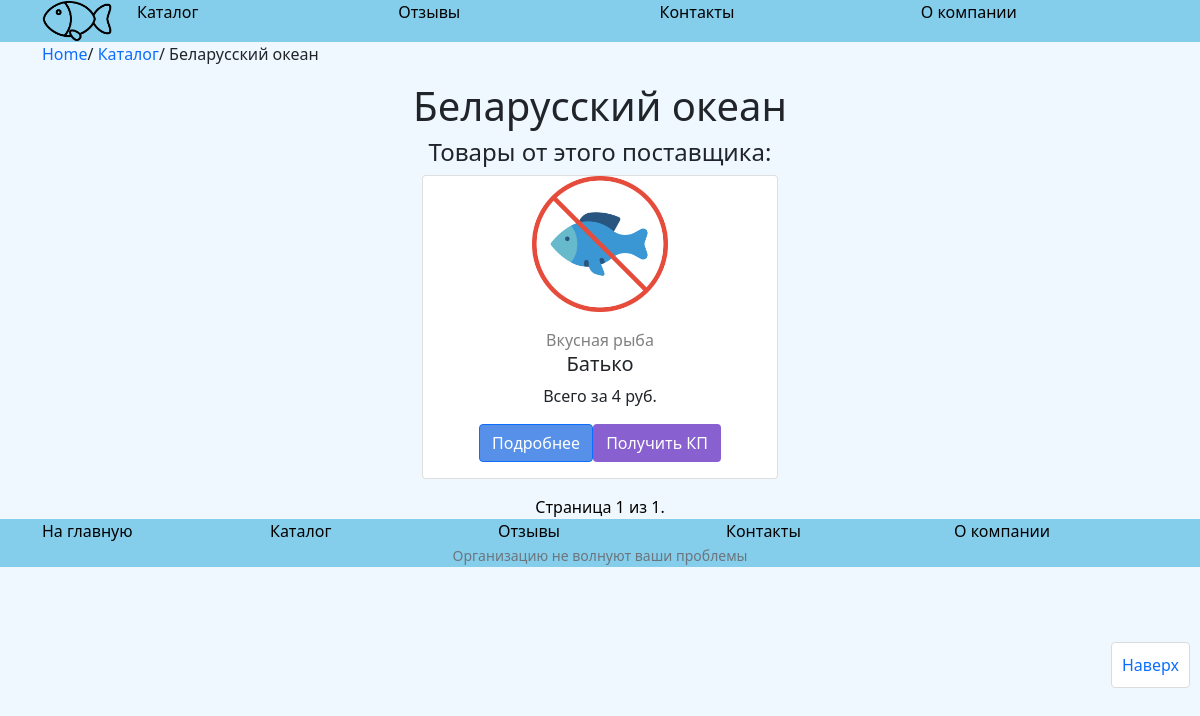
Before: /provider/belarusskij-okean with the older database file.
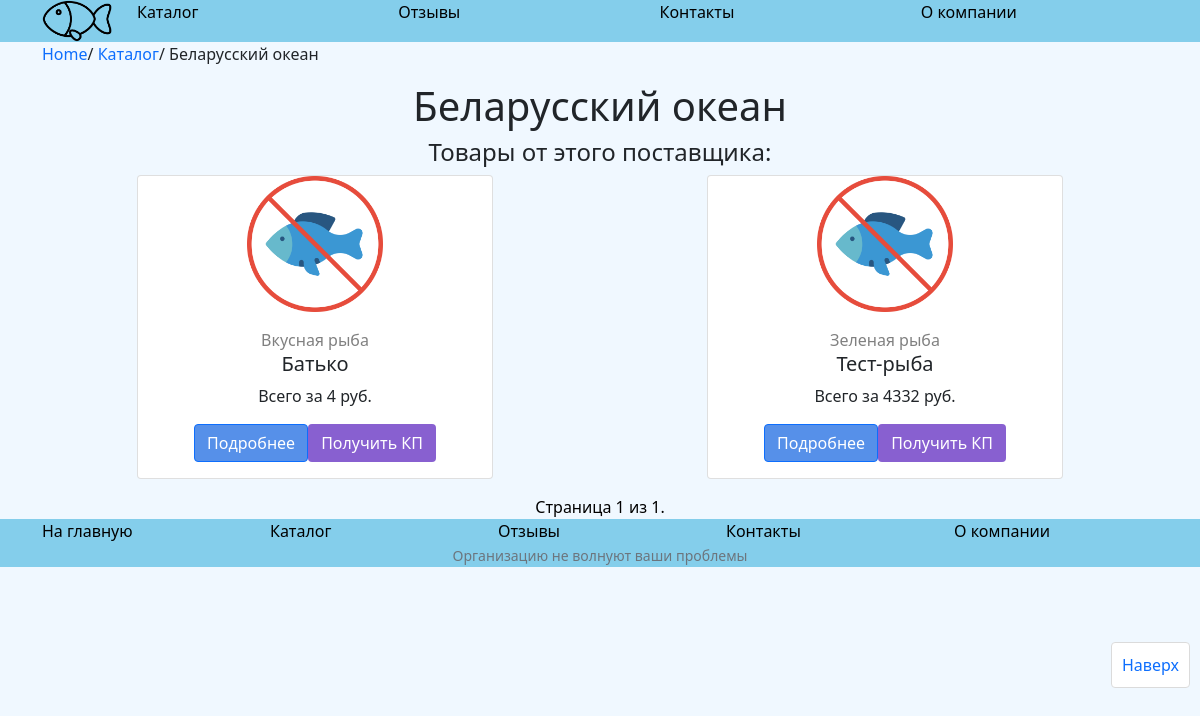
After: the same page with the newer database file.
### catalog/models.py (models this page shows, shortened)
class Fish(models.Model):
    name = models.CharField(max_length=255, help_text="Название рыбы")
    price = models.IntegerField(help_text="Стоимость рыбы")
    category = models.ForeignKey(Category, on_delete=models.DO_NOTHING)
    provider = models.ForeignKey(Provider, on_delete=models.DO_NOTHING, null=True)
    active = models.BooleanField(default=0)
    slug = models.SlugField(null=False, unique=True)
    image = models.ImageField(upload_to = 'uploads/%Y/%m/%d/', null = True, blank = True,)
    attributes = models.ManyToManyField(Attribute, through='FilterInfo', related_name='attributes')
    CreateDate = models.DateField(auto_now_add=True)
    UpdateDate = models.DateField(auto_now=True, null=True)
    class Meta:
        ordering = ['-UpdateDate']

class Category(models.Model):
    name = models.CharField(max_length=255, help_text = "Название категории")
    slug = models.SlugField(null=False, unique=True)
    image = models.ImageField(upload_to = 'uploads/category/', null = True, blank = True,)
    parent = models.ForeignKey('self', related_name='children', on_delete=models.SET_NULL, blank=True, null=True)
    CreateDate = models.DateField(auto_now_add=True)
    UpdateDate = models.DateField(auto_now=True, null=True)
    def __str__(self):
        return self.name

### catalog/views.py (the view)
# urls.py: path('provider/<slug:slug>', ProviderDetailView, name = 'provider_detail'),
def ProviderDetailView(request, slug):
    if request.method == 'POST':
        form = CallbackForm(request.POST)
        if form.is_valid():
            a = Callback_request(
                name = form.cleaned_data["name"],
                phone = form.cleaned_data["phone"],
                email = form.cleaned_data["email"],
                text = form.cleaned_data["text"],
            )
            a.save()
            return HttpResponseRedirect('/nice/')
    else:
        form = CallbackForm()
    try:
        prov = Provider.objects.get(slug=slug)
        fishies = Fish.objects.filter(provider = prov.id)
        paginator = Paginator(fishies,16)
        page_number = request.GET.get('page')
        page_obj = paginator.get_page(page_number)
    except Provider.DoesNotExist:
        raise Http404()
    return render(request, 'provider_detail.html', {'provider':prov, 'fishies':page_obj, 'form':form})

### catalog/templates/provider_detail.html
{% extends "base.html" %}
{% block breadcrumbs %}
<ul class="breadcrumb">
  <div class="container">
    <div class="row">
      <div class="col"><a href="/">Home</a>/
        <a href="{% url 'catalog' %}">Каталог</a>/
        {{provider.name}}
      </div>
    </div>
  </div>
</ul>
{% endblock %}
{% block content %}
{% load static %}
<div class="container text-center">
  <h1>{{provider.name}}</h1>
  <h4>Товары от этого поставщика:</h4>
  <div class="row">
    {% static 'fish_placeholder.png' as empty_image %}
    {% include "includes/product_list.html" with fishies=fishies empty_image=empty_image %}
  </div>
</div>
{% endblock %}
{% block pagination %}
{% include "includes/pagination/fish_cards.html" with fishies=fishies %}
{% endblock %}

### catalog/templates/includes/product_list.html (shortened to what this page needs)
{% for fish in fishies %}
<div class="col-4">
    <div class="card">
        {% if fish.image %}
        <a href="/catalog/fish/{{ fish.slug }}">
            <img class="img-fluid" src="/{{fish.image}}" alt="sample text">
        </a>
        {% else %}
        <a href="/catalog/fish/{{ fish.slug }}">
            <img class="img-fluid" src="{{empty_image}}" alt="sample text">
        </a>
        {% endif %}
        <div class="card-body">
            <div>
                <p class="card-category">{{ fish.category }}</p>
                <h5 class="card-title">{{ fish.name }}</h5>
            </div>
            <p class="card-text">Всего за {{ fish.price }} руб.</p>
            <div class="card-buttons">
                <a href="/catalog/fish/{{ fish.slug }}" class="btn btn-primary">Подробнее</a>
                <button type="button" class="btn btn-commers" data-bs-toggle="modal" data-bs-target="#Callback">
                    Получить КП
                </button>
            </div>
        </div>
    </div>
</div>
{% endfor %}

Changed rows visible on the page:
added Fish: category "Зеленая рыба", name "Тест-рыба", price "4332"
